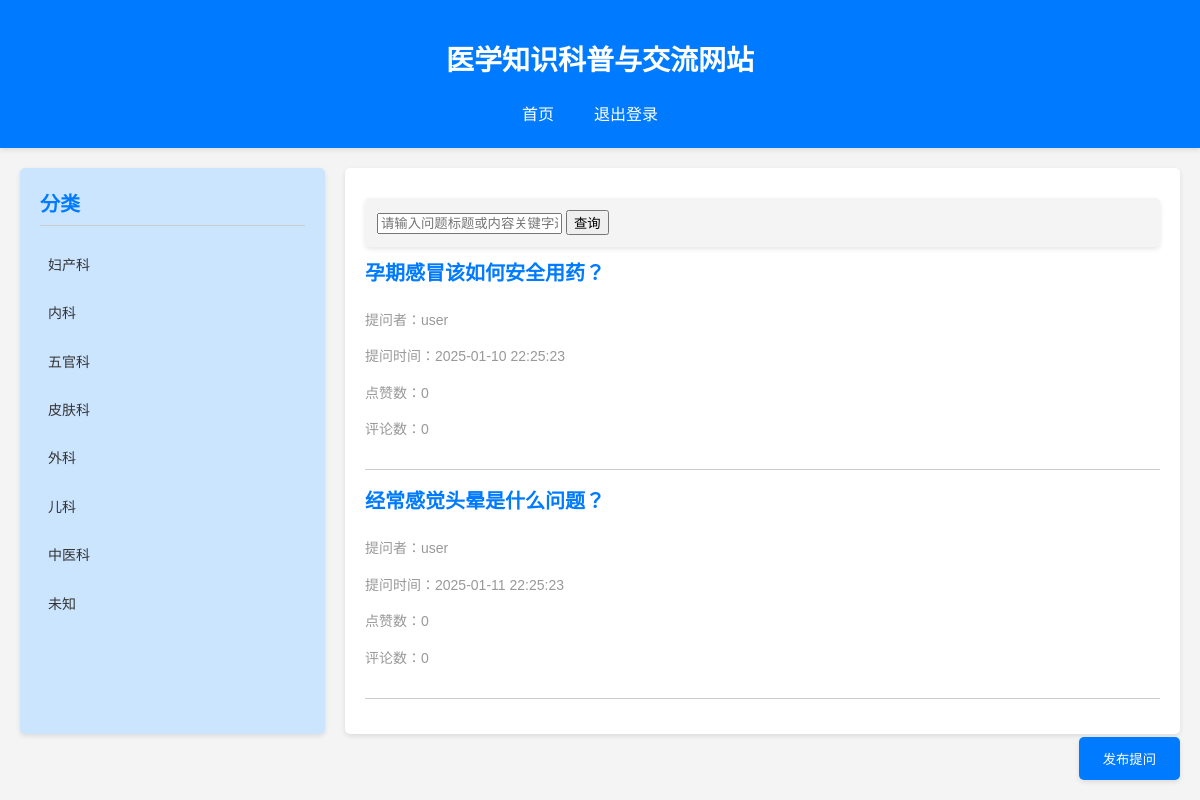
Page /question_list (signed in) on the committed database.
### models.py (models this page shows)
class Category(db.Model):
    __tablename__ = "categories"
    id = db.Column(db.Integer, primary_key=True)
    category_name = db.Column(db.String(50), nullable=False)

class Question(db.Model):
    __tablename__ = "questions"
    id = db.Column(db.Integer, primary_key=True)
    title = db.Column(db.String(100), nullable=False)
    content = db.Column(db.Text, nullable=False)
    user_id = db.Column(db.Integer, db.ForeignKey("users.id"))
    time = db.Column(db.DateTime)
    category_id = db.Column(db.Integer, db.ForeignKey("categories.id"))
    views = db.Column(db.Integer, default=0)
    likes = db.Column(db.Integer, default=0)
    comments = db.Column(db.Integer, default=0)

class User(db.Model, UserMixin):
    __tablename__ = "users"
    id = db.Column(db.Integer, primary_key=True)
    is_active = db.Column(db.Boolean, default=True)
    username = db.Column(db.String(50), unique=True, nullable=False)
    password = db.Column(db.String(255), nullable=False)
    email = db.Column(db.String(100), nullable=False)
    name = db.Column(db.String(50))
    age = db.Column(db.Integer)
    gender = db.Column(db.Enum("男", "女", "其他"))
    role = db.Column(db.Enum(UserRole), nullable=False)
    register_time = db.Column(db.DateTime)
    last_login_time = db.Column(db.DateTime)

### app.py (the view)
@app.route("/question_list", methods=["GET"])
@login_required
def question_list():
    questions = Question.query.all()
    categories = Category.query.all()
    user_ids = [question.user_id for question in questions]
    users = {
        user.id: user.username
        for user in User.query.filter(User.id.in_(user_ids)).all()
    }
    return render_template(
        "question_list.html",
        questions=questions,
        categories=categories,
        users=users,
        User=User,
        UserRole=UserRole,
    )

### app.py (called while the page is built)
@login_manager.user_loader
def load_user(user_id):
    return User.query.get(int(user_id))

### templates/question_list.html (shortened to what this page needs)
<!DOCTYPE html>
<html lang="en">
<head>
    <link rel="stylesheet" href="{{ url_for('static', filename='css/style.css') }}">
</head>
<body>
    <header>
        <h1>医学知识科普与交流网站</h1>
        <nav>
            <ul>
                <li><a href="{{ url_for('index') }}">首页</a></li>
                <li><a href="{{ url_for('logout') }}">退出登录</a></li>
            </ul>
        </nav>
    </header>
    <div class="container">
        <div class="category-sidebar">
            <h3>分类</h3>
            <ul class="category-list">
                {% for category in categories %}
                <li data-category-id="{{ category.id }}">{{ category.category_name }}</li>
                {% endfor %}
            </ul>
        </div>
        <div class="question-list">
            <div class="search-bar">
                <form id="search-form" method="post" action="{{ url_for('question_list_search') }}">
                    <input type="text" id="search-keyword" name="search_keyword" placeholder="请输入问题标题或内容关键字进行查询">
                    <input type="submit" value="查询">
                </form>
            </div>
            {% for question in questions %}
            <div class="question-item">
                <h3 class="question-title"><a href="{{ url_for('question_detail', question_id=question.id) }}">{{
                        question.title }}</a></h3>
                <p class="question-meta">提问者：{{ User.query.get(question.user_id).username }}</p>
                <p class="question-meta">提问时间：{{ question.time }}</p>
                <p class="question-meta">点赞数：{{ question.likes }}</p>
                <p class="question-meta">评论数：{{ question.comments }}</p>
            </div>
            {% endfor %}
        </div>
    </div>
    <button class="btn-ask-question" id="new-question-btn">发布提问</button>
</body>
</html>

### static/css/style.css (style rules this page uses)
body { font-family: Arial, sans-serif; margin: 0; padding: 0; background-color: #f4f4f4; font-size: 14px; line-height: 1.6; color: #333; }
header { background-color: #007bff; color: #fff; padding: 20px; text-align: center; box-shadow: 0 2px 5px rgba(0, 0, 0, 0.1); }
nav ul { list-style-type: none; margin: 0; padding: 0; display: flex; justify-content: center; align-items: center; }
nav ul li { margin-right: 20px; }
nav ul li a { color: #fff; text-decoration: none; font-size: 16px; padding: 5px 10px; transition: all 0.3s ease; }
.container { display: flex; margin: 20px; gap: 20px; }
.category-sidebar { flex: 1; background-color: #cce5ff; padding: 20px; border-radius: 5px; box-shadow: 0 2px 5px rgba(0, 0, 0, 0.1); }
.category-sidebar h3 { margin-top: 0; color: #007bff; border-bottom: 1px solid #ccc; padding-bottom: 5px; font-size: 20px; }
.category-list { list-style: none; padding: 0; }
.category-list li { cursor: pointer; margin-bottom: 10px; transition: background-color 0.3s ease; padding: 8px; border-radius: 3px; }
.question-list { flex: 3; background-color: #fff; padding: 20px; border-radius: 5px; box-shadow: 0 2px 5px rgba(0, 0, 0, 0.1); }
.question-item { border-bottom: 1px solid #ccc; padding-bottom: 15px; margin-bottom: 15px; }
.question-title { font-size: 20px; font-weight: bold; margin-top: 0; transition: all 0.3s ease; }
.question-title a { color: #007bff; text-decoration: none; }
.question-meta { color: #999; font-size: 14px; }
.btn-ask-question { position: fixed; bottom: 20px; right: 20px; z-index: 1000; background-color: #007bff; color: #fff; border: none; padding: 12px 24px; border-radius: 5px; cursor: pointer; transition: background-color 0.3s ease; box-shadow: 0 2px 5px rgba(0, 0, 0, 0.1); }
.search-bar { margin: 10px 0; padding: 12px; background-color: #f4f4f4; border-radius: 5px; box-shadow: 0 2px 5px rgba(0, 0, 0, 0.1); }

### rows in the picture
Category: category_name "妇产科"
Category: category_name "内科"
Category: category_name "五官科"
Category: category_name "皮肤科"
Category: category_name "外科"
Category: category_name "儿科"
Category: category_name "中医科"
Category: category_name "未知"
Question: title "孕期感冒该如何安全用药？", time "2025-01-10 22:25:23", likes "0", comments "0"
User: query.get "user"
Question: title "经常感觉头晕是什么问题？", time "2025-01-11 22:25:23", likes "0", comments "0"
